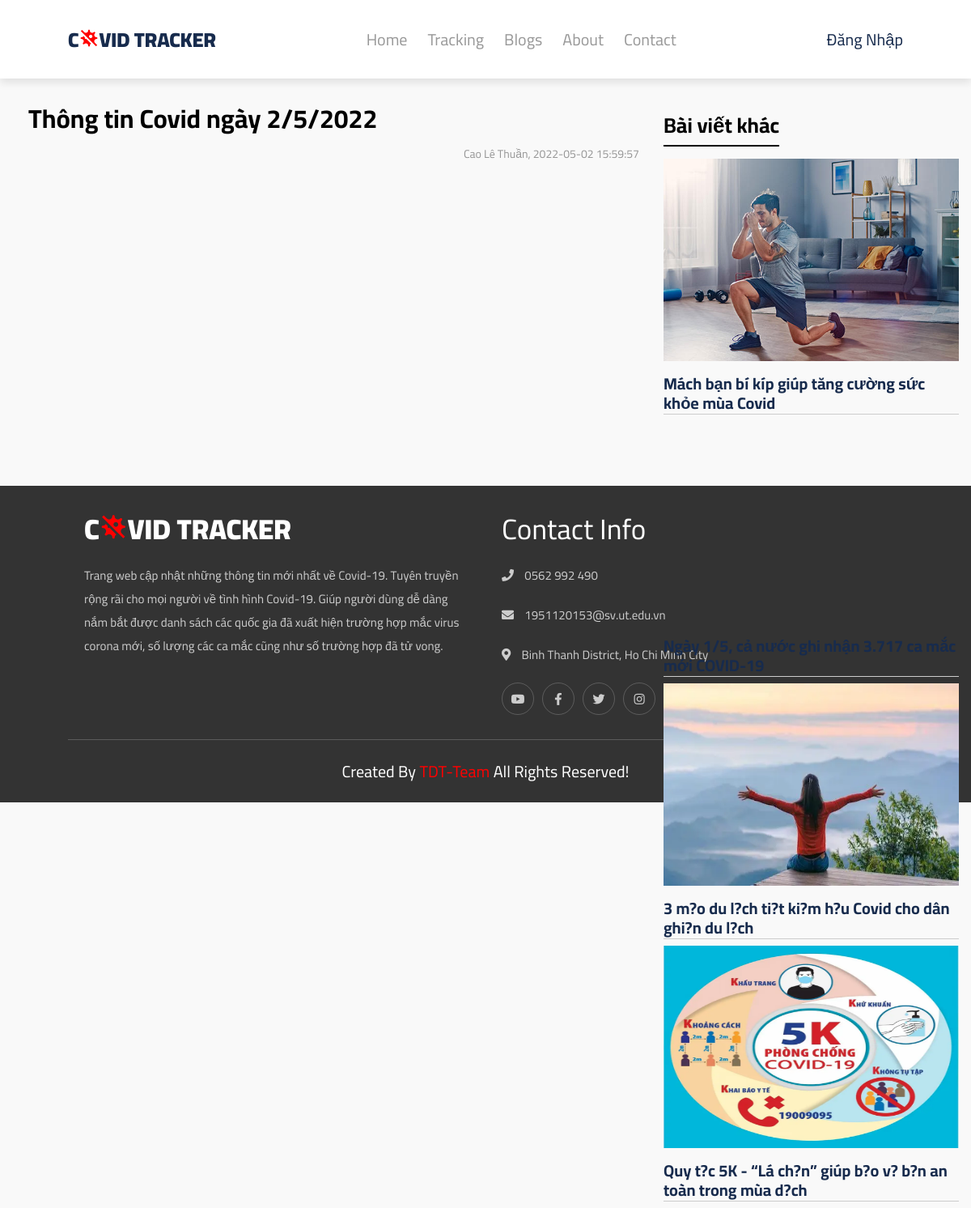
The app's page /posts.php?id=9 with its own data.
### tables this page shows
CREATE TABLE `posts` (
  `post_id` int(10) NOT NULL,
  `title` text NOT NULL,
  `thumbnail` text NOT NULL,
  `description` text NOT NULL,
  `content` text DEFAULT NULL,
  `date_time_create` datetime NOT NULL DEFAULT current_timestamp(),
  `author` varchar(50) DEFAULT NULL
);

### posts.php (the view, shortened to what this page needs)
<?php
    include('header.php');
    include('conn.php');
?>
<body onLoad=load()>
    <?php
        if(isset($_GET["id"])){
         $sql_sl = "SELECT * FROM `posts` WHERE post_id=".$_GET["id"];
         $listPost = mysqli_query($connect, $sql_sl);
         while ($row = mysqli_fetch_array($listPost)) {
    ?>
    <div class="post__container row">
        <div class="post_wrap col-8">
            <div class="post_title">
                <h1 class="title"><?=$row["title"]?></h1>
            </div>
            <div class="post_info">
                <p class="author"><?=$row["author"]?>,</p>
                <p class="date-time-create"><?=$row["date_time_create"]?></p>
            </div>
        </div>
        <div class="post_sidebar col-4">
            <div class="another-posts row">
                <h3 class="another-posts-header noselect">Bài viết khác</h3>
                <div>
                    <?php
                        if (isset($_GET['id'])) {
                            $id = $_GET['id'];
                            $sql_other = "SELECT * FROM `posts` WHERE `post_id` != '$id' ORDER BY RAND() limit 4 " ;
                            $rsl_other = mysqli_query($connect, $sql_other);
                            while ($row = mysqli_fetch_array($rsl_other)) {
                    ?>
                    <div class="col-12">
                        <div class="blog__img">
                            <a href="posts.php?id=<?= $row['post_id'] ?>">
                                <img src="upload/<?=$row["thumbnail"]?>" alt="" width="100%">
                            </a>
                        </div>
                        <div class="blog__post">
                            <a href="posts.php?id=<?= $row['post_id'] ?>">
                                <h4><?=$row["title"]?></h4>
                            </a>
                        </div>
                    </div>
                    <?php }
                        }
                    ?>
                </div>
            </div>
        </div>
    </div>
    <?php
         }}
    ?>
</body>
<?php
    include('footer.php');
?>

### css/style.css (style rules this page uses)
:root { --color-txt:#FF4F5B; --bg-body: #fafbfd; --bg-content: #ffffff; --bg-hover: #f4f4f4; --color-txt: #172b4d; --nav-height: 70px; --shadow: 0 0 30px 0 rgb(82 63 105 / 5%); }
* { font-family: 'Cairo', sans-serif; margin:0; padding:0; box-sizing: border-box; outline: none; border:none; text-decoration: none; text-transform: capitalize; }
html { font-size: 62.5%; overflow-x: hidden; }
body { background:#f9f9f9; }
.blog__post { text-transform: none; min-height: 140px; }
.blog__post h4 { text-transform: none; margin: 10px 0; color: var(--color-txt); min-height: 48px; line-height: 24px; font-size: 20px; overflow: hidden; display: -webkit-box; -webkit-box-orient: vertical; -webkit-line-clamp: 2; }
.blog__img img { width: 100%; max-height: 250px; min-height: 250px; }
.noselect { -webkit-touch-callout: none; -webkit-user-select: none; -khtml-user-select: none; -moz-user-select: none; -ms-user-select: none; user-select: none; }

### css/grid.css (style rules this page uses)
.row { display: flex; flex-wrap: wrap; margin-left: -15px; margin-right: -15px; }
[class*="col-"] { padding: 0 15px; }
.col-4 { width: 33.33%; }
.col-8 { width: 66.66%; }
.col-12 { width: 100%; }

### posts.php (style rules this page uses)
.post__container { margin-top: 100px; position: relative; }
.post_wrap { padding-top: 30px; padding-bottom: 30px; padding-left: 50px; }
.post_wrap .title, .post_wrap .post_content { text-transform: none !important; }
.post_title .title { --val: 32px; font-size: var(--val); line-height: var(--val); }
.post_info { width: 100%; text-align: right; margin-top: 15px; color: #979797; font-size: 14px; }
.post_info .author { color: #979797; }
.post_info p { display: inline; }
.post_sidebar { height: 500px; padding-top: 30px; padding-right: 30px; }
.post_sidebar .another-posts .blog__post { min-height: unset; position: relative; }
.post_sidebar .another-posts .blog__post::before { position: absolute; content: ""; bottom: -2px; left: 0;right: 0; border-bottom: 1px solid #ccc; }
.another-posts-header { display: block; font-size: 26px; text-transform: none !important; border-bottom: 2px solid #000; cursor: default; margin: 0 15px 15px; }

### records on screen
posts: title "Thông tin Covid ngày 2/5/2022", author "Cao Lê Thuần", date_time_create "2022-05-02 15:59:57"
posts: thumbnail (picture), title "Mách bạn bí kíp giúp tăng cường sức khỏe mùa Covid"
posts: title "Ngày 1/5, cả nước ghi nhận 3.717 ca mắc mới COVID-19"
posts: thumbnail (picture), title "3 m?o du l?ch ti?t ki?m h?u Covid cho dân ghi?n du l?ch"
posts: thumbnail (picture), title "Quy t?c 5K - “Lá ch?n” giúp b?o v? b?n an toàn trong mùa d?ch"
